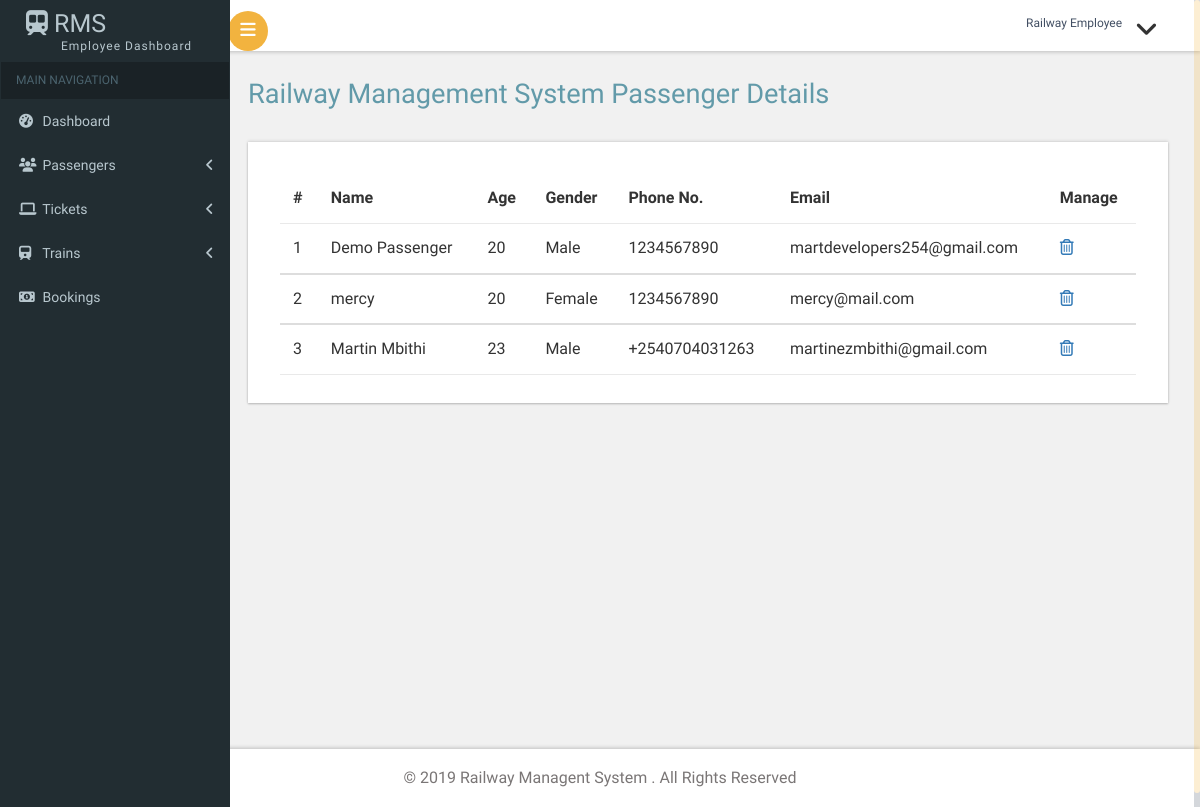
/employee/employee-manage-passenger.php, run on an earlier commit of the app's database.
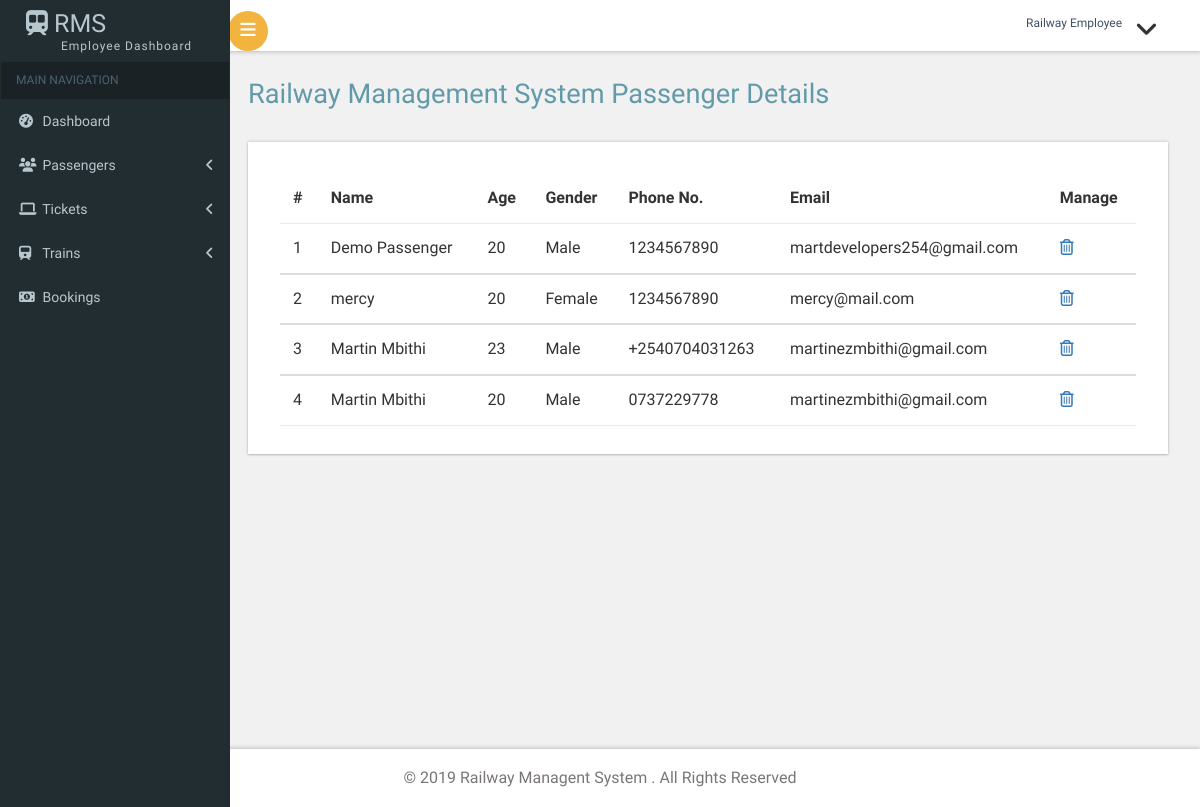
And on a later commit of the database.
### tables this page shows
CREATE TABLE `passenger` (
  `id` int(20) NOT NULL,
  `name` varchar(200) NOT NULL,
  `age` varchar(200) NOT NULL,
  `gender` varchar(200) NOT NULL,
  `phoneno` varchar(200) NOT NULL,
  `date` timestamp(4) NOT NULL DEFAULT CURRENT_TIMESTAMP(4) ON UPDATE CURRENT_TIMESTAMP(4),
  `email` varchar(200) NOT NULL,
  `username` varchar(200) NOT NULL,
  `password` varchar(200) NOT NULL,
  `passwordconf` varchar(200) NOT NULL,
  `train` varchar(200) NOT NULL,
  `departure` varchar(200) NOT NULL,
  `destination` varchar(200) NOT NULL,
  `date_travelling` varchar(200) NOT NULL,
  `time` varchar(200) NOT NULL,
  `status` varchar(200) NOT NULL
);

### employee/employee-manage-passenger.php (the view, shortened to what this page needs)
<?php
include('includes/config.php');
if(strlen($_SESSION['alogin'])==1)
	{
header('location:index.php');
}
else{
?>
<?php include("includes/header.php")?>
<body class="cbp-spmenu-push">
	<div class="main-content">
	<div class="cbp-spmenu cbp-spmenu-vertical cbp-spmenu-left" id="cbp-spmenu-s1">
		<?php include("includes/sidebar.php")?>
	</div>
		<?php include("includes/navbar.php")?>
		<div id="page-wrapper">
			<div class="main-page">
				<div class="tables">
					<h2 class="title1">Railway Management System Passenger Details</h2>
					<div class="bs-example widget-shadow" data-example-id="contextual-table">
						<table class="table"> <thead> <tr> <th>#</th>
                         <th> Name</th>
                          <th>Age</th>
                          <th>Gender</th>
                          <th>Phone No.</th>
                          <th>Email</th>
                          <th>Manage</th>
                           </tr>
                            </thead>
                             <tbody>
                             <?php $sql = "SELECT * from  passenger";
$query = $dbh -> prepare($sql);
$query->execute();
$results=$query->fetchAll(PDO::FETCH_OBJ);
$cnt=1;
if($query->rowCount() > 0)
{
foreach($results as $result)
{				?>
                                            <td><?php echo htmlentities($cnt);?></td>
											<td><?php echo htmlentities($result->name);?></td>
											<td><?php echo htmlentities($result->age);?></td>
											<td><?php echo htmlentities($result->gender);?></td>
                                            <td><?php echo htmlentities($result->phoneno);?></td>
                                            <td><?php echo htmlentities($result->email);?></td>
                                            <td><a href="employee-manage-passenger.php?del=<?php echo $result->id;?>" onclick="return confirm('Do You Want To Remove This  Record ?');"><i class="fa fa-trash-o"></i></a></td>
                         </tbody>
                         <?php $cnt=$cnt+1; }} ?>
                         </table>
					</div>
				</div>
			</div>
		</div>
		<?php include("includes/footer.php")?>
</body>
</html>
<?}?>

What changed in the data, as far as the page shows it:
added passenger: name "Martin Mbithi", age "20", gender "Male", phoneno "0737229778", email "martinezmbithi@gmail.com"
